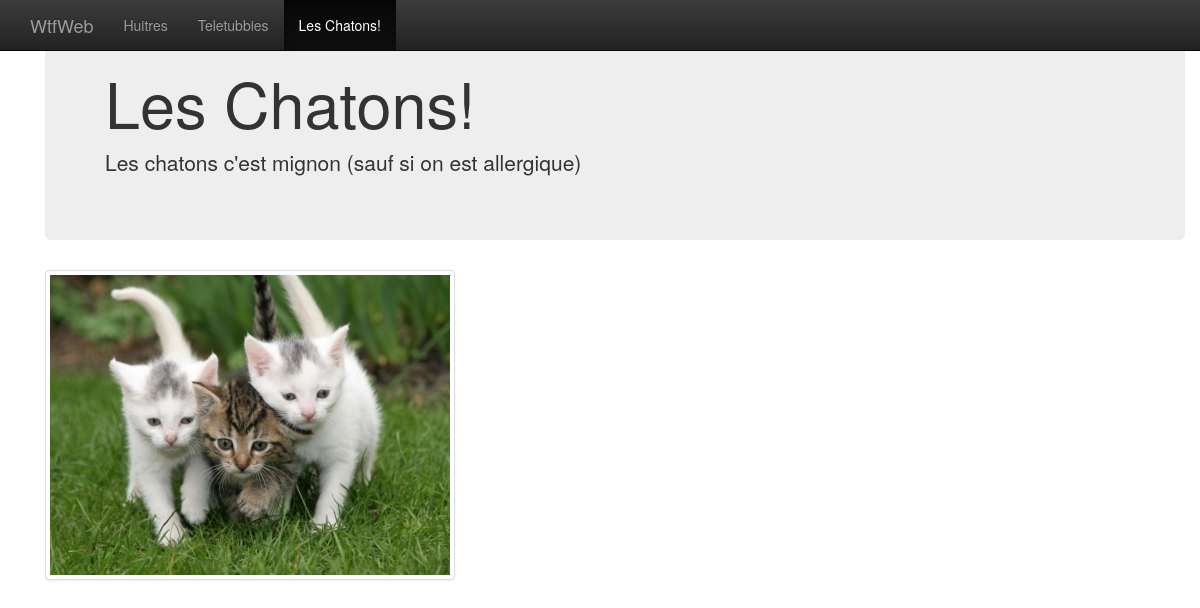
/index.php?page=chatons, run on the app's committed database.
### tables this page shows
CREATE TABLE `page` (
  `id` int(11) NOT NULL,
  `slug` varchar(200) NOT NULL,
  `nav-title` varchar(50) NOT NULL,
  `h1` varchar(100) NOT NULL,
  `description` text NOT NULL,
  `img-alt` varchar(100) NOT NULL,
  `img-src` varchar(255) NOT NULL
);

### includes/functions.php (called while the page is built)
<?php
function isActive($startPage, $page)
{
    if($startPage === $page){
        return ' class="active"';
    }
}

### template.php (the view)
<?php
include "includes/header.php";
?>
        <div class="jumbotron">
            <h1><?=$row['h1']?></h1>
            <p><?=nl2br($row['description']);?></p>
        </div>
        <img class="img-thumbnail" alt="<?=$row['img-alt']?>" src="img/<?=$row['img-src']?>" data-holder-rendered="true">
<?php
include "includes/footer.php";
?>

### includes/header.php (shortened to what this page needs)
<?php
require_once 'functions.php';
$stmt = $pdo->query("SELECT `slug`, `nav-title` FROM `page`;");
?>
<!DOCTYPE html>
<html lang="en">
<head>
    <link href="bootstrap/css/bootstrap.css" rel="stylesheet">
    <link href="bootstrap/css/bootstrap-theme.min.css" rel="stylesheet">
</head>
<body role="document">
<nav class="navbar navbar-inverse navbar-fixed-top">
    <div class="container">
        <div class="navbar-header">
            <a class="navbar-brand" href="index.php">WtfWeb</a>
        </div>
        <div id="navbar" class="navbar-collapse collapse">
            <ul class="nav navbar-nav">
                <?php while ($nav = $stmt->fetch(PDO::FETCH_ASSOC)):?>
                <li<?=isActive($targetPage, $nav['slug'])?>><a href="index.php?page=<?=$nav['slug']?>"><?=$nav['nav-title']?></a></li>
                <?php endwhile; ?>
            </ul>
        </div>
    </div>
</nav>
<div class="container theme-showcase" role="main">

### data on the page
page: value "Huitres"
page: value "Teletubbies"
page: value "Les Chatons!", h1 "Les Chatons!", description "Les chatons c'est mignon (sauf si on est allergique)", value (picture)
